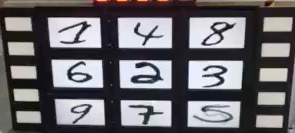
#> input picture material_hand/148623975.jpg, 295 x 133 px
$ python trainer.py
#> lines starting #> are read from the running program, lines starting #| are printed output that depends on the picture; after the words box and inside, x2 and y2 are one past the last pixel; in counts of white or black regions, pixels touching at a corner belong together
### recognizer.py
import cv2

class Recognizer:
    def __init__(self, imname, already_read=False):
        """
        :param imname: already_read=False时时待处理图片的文件路径，already_read=True时是已读入的图片
        :param already_read: 表示imname的类型
        """
#> called with imname = 'material_hand/148623975.jpg', already_read = False
        self.raw_im = imname if already_read else cv2.imread(imname)
#> self.raw_im is the input picture: shape (133, 295, 3); mean B, G, R 108.7, 104.3, 106.4
        self.im = None
        self.recs = None
        self.result = []  # result: 存放最终识别结果

        self.raw_im_process()
        self.find_contours()  # 找出所有轮廓
        self.find_target_recs()
        self.loop_process(func=self.single_recognize)

    def raw_im_process(self):
        """原始图像预处理"""
        pass

    def find_contours(self):
        im, self.contours, hier = cv2.findContours(
            self.im, cv2.RETR_EXTERNAL, cv2.CHAIN_APPROX_SIMPLE)

    # [20 lines left out: functions find_target_recs, loop_process, single_recognize, not called in this run]

    def _debug(self, im):
        """调试函数，显示self.im"""
        cv2.imshow('dummy', im)
        cv2.waitKey(0)

### hand.py
import os, cv2, operator
import numpy as np
from mathtools import dist
from othertools import rand_name
from collections import namedtuple
from recognizer import Recognizer
from args import *


class HandRecognizer(Recognizer):
    def raw_im_process(self):
        self.im = cv2.cvtColor(self.raw_im, cv2.COLOR_BGR2GRAY)
        ret, self.im = cv2.threshold(self.im, 150, 255, cv2.THRESH_BINARY)  # 不够白的都变黑
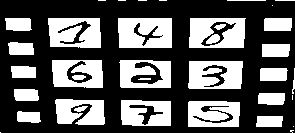
#> self.im: shape (133, 295); 36.2% white; 36 white regions (9 under 20 px)
#> in find_contours, `im, self.contours, hier = cv2.findContours( self.im, cv2.RETR_EXTERNAL..`: self.contours = 32 contours, 12 with area under 20; largest, box (x1, y1, x2, y2) and area: (189, 18, 246, 48) 1568, (118, 18, 172, 48) 1522, (48, 18, 101, 48) 1432, (188, 61, 243, 89) 1411, (119, 60, 171, 88) 1333
        # self._debug(self.im)

    def resume_order(self, arr, ykey, xkey):
        # 恢复现实顺序
        # 0 1 2
        # 3 4 5
        # 6 7 8
        arr.sort(key=ykey)  # 先按y轴排序
        temp = [sorted(arr[i:i + 3], key=xkey)
                for i in range(0, 9, 3)]  # 每三个一组按x轴排序
        return temp[0] + temp[1] + temp[2]

    def filter_contours(self):
        """
        筛选出九个矩形格子
        筛选条件：覆盖矩形不旋转过度，面积够大
        聚集、等大
        最终self.recs里面放的还是minAreaRect的结果
        """
        def legal(rec):
            (cx, cy), (w, h), angle = rec

            if w == 0 or h == 0:
                return False

            directions = (0, 90, 180, 270)

            for d in directions:
                if (abs(abs(angle) - d) < ROTATE_BOUND and d in (90, 270)):
                    w, h = h, w  # todo 一开始试图修改rec造成遗忘，   规定：尽量不要用下标
                    break

            # return abs(w / h - ASPECT_RATIO) < ASPECT_RATIO * PROPORTION
            return (any(abs(abs(angle) - d) < ROTATE_BOUND for d in directions) and
                    abs(w / h - ASPECT_RATIO) < ASPECT_RATIO * PROPORTION and
                    SUDOKU_WIDTH * LOW_THRESHOLD < w < SUDOKU_WIDTH * HIGH_THRESHOLD and
                    SUDOKU_HEIGHT * LOW_THRESHOLD < h < SUDOKU_HEIGHT * HIGH_THRESHOLD)


        self.recs = list(map(cv2.minAreaRect, self.contours))  # array([(cx, cy), (w, h), angle])
#> self.recs = 32 items

        self.recs = list(filter(legal, self.recs))  # 过滤过度旋转的矩形
#> self.recs = 9 items
        self.recs.sort(key=lambda it: it[1][0] * it[1][1], reverse=True)  # 过滤出面积前15大的矩形

        tmp = self.im.copy()
        for (cx, cy), (w, h), angle in self.recs:
            tmp = cv2.circle(tmp, (int(cx), int(cy)), 2, 100)
#> this loop made 9 passes
#> (cx, cy, w, h) on passes 1 to 9: (217, 32.5, 29, 56), (144.5, 32.5, 29, 53), (74, 32.5, 29, 52), (215, 74.5, 27, 54), (144.5, 73.5, 27, 51), (77, 73.5, 27, 50), (213.5, 113.5, 25, 51), (145.5, 112.5, 25, 49), (79.5, 111.5, 25, 49)
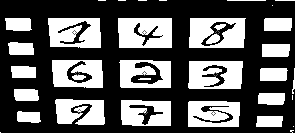
#> tmp: shape (133, 295); min 0, max 255, mean 92.1
        self._debug(tmp)

        self.recs = self.recs[:15]

        if len(self.recs) < 9:
            pass  # todo 异常处理

        # 聚集筛选
        dist_sums = []
        for i in range(len(self.recs)):
            dist_sums.append(sum(dist(self.recs[i][0], self.recs[j][0])
                                 for j in range(len(self.recs)) if i != j))
#> this loop made 9 passes
#> after the loop, dist_sums = [833.7, 633.8, 831.1, 738.4, 537.9, 730.6, 811.8, 625.7, 793.9]
        self.recs = [tp[0] for tp in sorted(zip(self.recs, dist_sums),
                                            key=lambda it: it[1])[:9]]


    def choose_target_perspective(self):
        """透视变换"""
        RectCorner = namedtuple('RectCorner', ['lu', 'ru', 'ld', 'rd'])
        self.raw_corners = []
        for i, rec in enumerate(self.recs):
            box = [tuple(map(int, b)) for b in cv2.boxPoints(rec)]
            box.sort(key=lambda it: it[1])
            box = sorted(box[:2]) + sorted(box[2:])
            # print('test box orders', box)
            self.raw_corners.append(RectCorner(*box))  # raw_corners: 九个格子的四个角
#> this loop made 9 passes
#> (rec, box) on passes 1 to 8: (((144.5, 73.5), (27, 51), -90), [(119, 60), (170, 60), (119, 87), (170, 87)]), (((145.5, 112.5), (25, 49), -90), [(121, 100), (170, 100), (121, 125), (170, 125)]), (((144.5, 32.5), (29, 53), -90), [(118, 18), (171, 18), (118, 47), (171, 47)]), (((77, 73.5), (27, 50), -90), [(52, 60), (102, 60), (52, 87), (102, 87)]), (((215, 74.5), (27, 54), -90), [(188, 61), (242, 61), (188, 88), (242, 88)]), (((79.5, 111.5), (25, 49), -90), [(55, 99), (104, 99), (55, 124), (104, 124)]), (((213.5, 113.5), (25, 51), -90), [(188, 101), (239, 101), (188, 126), (239, 126)]), (((74, 32.5), (29, 52), -90), [(48, 18), (100, 18), (48, 47), (100, 47)])
#> after the loop, self.raw_corners = 9 items

        self.raw_corners = self.resume_order(self.raw_corners,
                                             ykey=lambda it: it.lu[1], xkey=lambda it: it.lu)
#> in resume_order, `temp = [sorted(arr[i:i + 3], key=xkey) for i in range(0, 9, 3)]`: temp = 3 items

        sudoku = RectCorner(self.raw_corners[0].lu, self.raw_corners[2].ru,
                            self.raw_corners[6].ld, self.raw_corners[8].rd)
#> sudoku = ((48, 18), (245, 18), (55, 124), (239, 126))

        im_sudoku_width = int(max(dist(sudoku.lu, sudoku.ru), dist(sudoku.ld, sudoku.rd)))
#> im_sudoku_width = 197
        im_sudoku_height = int(max(dist(sudoku.lu, sudoku.ld), dist(sudoku.ru, sudoku.rd)))
#> im_sudoku_height = 108

        tmp_w, tmp_h = 255, 150  # 通过固定参数来避免俯仰视造成的比例失调

        tar1 = ((0, 0), (tmp_w, 0), (0, tmp_h), (tmp_w, tmp_h))
        H1 = cv2.getPerspectiveTransform(np.array(sudoku, dtype=np.float32),
                                        np.array(tar1, dtype=np.float32))
#> H1 = [[1.31, -0.0867, -61.43], [-1.45e-17, 1.31, -23.66], [0.000102, -0.00062, 1]]

        self.im = cv2.warpPerspective(self.im, H1, (tmp_w, tmp_h))
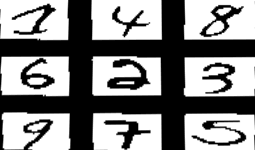
#> self.im: shape (150, 255); min 0, max 255, mean 134.7


        # self._debug(self.im)

        tar2 = ((0, 1 / 2 * im_sudoku_height), (im_sudoku_width, 1 / 2 * im_sudoku_height),
                  (0, 1 / 2 * im_sudoku_height + im_sudoku_height),
                  (im_sudoku_width, 1 / 2 * im_sudoku_height + im_sudoku_height))
#> tar2 = ((0, 54), (197, 54), (0, 162), (197, 162))
        H2 = cv2.getPerspectiveTransform(np.array(sudoku, dtype=np.float32),
                                         np.array(tar2, dtype=np.float32))
#> H2 = [[1.01, -0.067, -47.46], [0.00551, 0.913, 36.97], [0.000102, -0.00062, 1]]

        tmp = cv2.warpPerspective(self.raw_im, H2, (im_sudoku_width, int(3 / 2 * im_sudoku_height)))
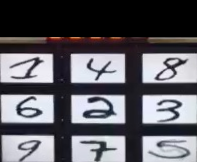
#> tmp: shape (162, 197, 3); mean B, G, R 101.8, 95.5, 96.5
        self.light = tmp[0: int(1 / 2 * im_sudoku_height), :]
        self.raw_sudoku_im = cv2.warpPerspective(self.raw_im, H1, (tmp_w, tmp_h))
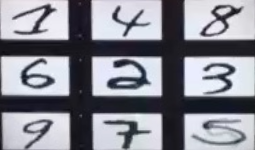
#> self.raw_sudoku_im: shape (150, 255, 3); mean B, G, R 146, 136.8, 135.8

        # self._debug(self.light)

    def find_target_recs(self):  # 恢复现实顺序
        self.filter_contours()  # 以后程序的正确运行的前提：这九个轮廓就是目标轮廓
        self.choose_target_perspective()

        self.find_contours()
#> in find_contours (call 2), `im, self.contours, hier = cv2.findContours( self.im, cv2.RETR_EXTERNAL..`: self.contours = 9 contours; largest, box (x1, y1, x2, y2) and area: (91, 0, 163, 41) 2759, (183, 56, 255, 97) 2755, (183, 0, 255, 40) 2738, (0, 56, 70, 97) 2683, (91, 56, 162, 97) 2668
        self.recs = list(map(cv2.boundingRect, self.contours))
#> self.recs = [(184, 113, 71, 37), (92, 112, 70, 38), (1, 112, 70, 38), (183, 56, 72, 41), (91, 56, 71, 41), (0, 56, 70, 41), (183, 0, 72, 40), (91, 0, 72, 41), (0, 0, 69, 41)]
        self.recs.sort(key=lambda it: it[2] * it[3], reverse=True)
        self.recs = self.resume_order(self.recs[:9],
                                      ykey=lambda it: it[1], xkey=lambda it: it[0])
#> self.recs = [(0, 0, 69, 41), (91, 0, 72, 41), (183, 0, 72, 40), (0, 56, 70, 41), (91, 56, 71, 41), (183, 56, 72, 41), (1, 112, 70, 38), (92, 112, 70, 38), (184, 113, 71, 37)]


    # [30 lines left out: functions loop_process, init_knn, single_recognize, not called in this run]

    def crop_light_image(self):
        return self.light


# [4 lines that do not run on import are left out]

### mathtools.py
import numpy as np
import math


def dist(p1, p2):
    """
    计算两点间距离
    :param p1, p2: 等长序列
    :return: 距离
    """
    vec = np.array(p1) - np.array(p2)
    return math.sqrt(vec.dot(vec))

### othertools.py
import hashlib, time


def rand_name():
    """
    随机生成文件名
    """
    return hashlib.md5(str(time.time()).encode()).hexdigest()

### trainer.py
import os, cv2, shutil
from hand import HandRecognizer
from othertools import rand_name
from args import TRAIN_SIZE

class HandTrainer(HandRecognizer):
    def __init__(self, imname):
        self.acNums = os.path.basename(imname).split('.')[0]
        HandRecognizer.__init__(self, imname)

    def loop_process(self, func, pad=0):
#> called with pad = 0
        pad = 0.05
        # self._debug(self.im)
        for i, (x, y, w, h) in enumerate(self.recs):
            x0, y0, x1, y1 = map(int, (x + pad * w, y + pad * h, x + w - pad * w, y + h - pad * h))
            # print(i, x0, y0, x1, y1, self.im.shape)
            func(self.acNums[i], self.im[y0:y1, x0:x1])
#> this loop made 9 passes
#> (x, y, w, h, x0, y0, x1, y1) on passes 1 to 9: (0, 0, 69, 41, 3, 2, 65, 38), (91, 0, 72, 41, 94, 2, 159, 38), (183, 0, 72, 40, 186, 2, 251, 38), (0, 56, 70, 41, 3, 58, 66, 94), (91, 56, 71, 41, 94, 58, 158, 94), (183, 56, 72, 41, 186, 58, 251, 94), (1, 112, 70, 38, 4, 113, 67, 148), (92, 112, 70, 38, 95, 113, 158, 148), (184, 113, 71, 37, 187, 114, 251, 148)
#> pass 1, in single_recognize, `im = cv2.resize(im, TRAIN_SIZE)`:
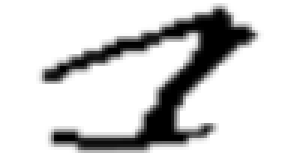
#> im: shape (55, 100) (shown 3 times larger); min 0, max 255, mean 212.2
#> pass 3, in single_recognize (call 3), `im = cv2.resize(im, TRAIN_SIZE)`:
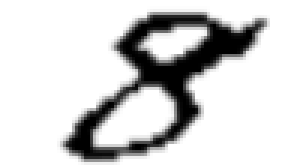
#> im: shape (55, 100) (shown 3 times larger); min 0, max 255, mean 210.4


    def single_recognize(self, acNum, im):
        im = cv2.resize(im, TRAIN_SIZE)
        cv2.imwrite('train_hand/{}/{}.jpg'.format(acNum, rand_name()), im)


class VideoHandTrainer(HandTrainer):
    def __init__(self, im, acNums):
        self.acNums = acNums
        HandRecognizer.__init__(self, im, already_read=True)


if __name__ == '__main__':
    HandTrainer('material_hand/148623975.jpg')
